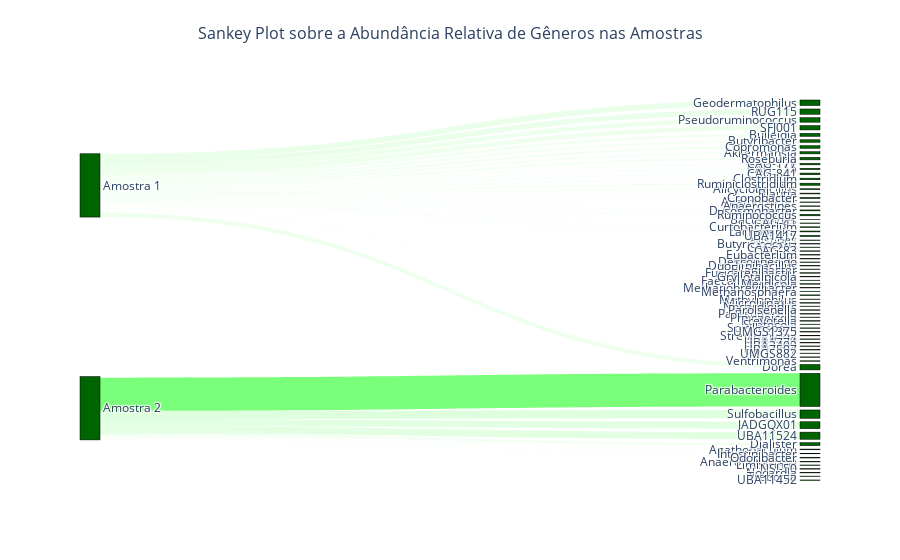

The notebook cell this image was saved under:
### Markdown cell above
## SankeyPlot

### Code cell
labels = ['Amostra 1', 'Amostra 2'] + list(genero_abundancia_relativa['Genero'].unique())
sources = []
targets = []
values = []
colors = []

color_scale = 'Blues'  

for index, row in genero_abundancia_relativa.iterrows():
    for i, amostra in enumerate(['Amostra 1 (%)', 'Amostra 2 (%)']):
        if row[amostra] > 0:
            sources.append(i) 
            targets.append(labels.index(row['Genero']) + 2) 
            values.append(row[amostra])
            colors.append(row[amostra])

fig3 = go.Figure(go.Sankey(
    node=dict(
        pad=15,
        thickness=20,
        line=dict(color="black", width=0.5),
        label=labels,
        color="darkgreen",
        hovertemplate=('Gênero: ' + '%{label} <br>' + 'Abundância Relativa: %{value:.2f}%'),
        hoverlabel=dict(namelength=0)
    ),
    link=dict(
        source=sources,
        target=targets,
        value=values,
        color=["rgba(0, 255, 0, {})".format(val/100) for val in colors]
    )
))

fig3.update_layout(
    title_text="Sankey Plot sobre a Abundância Relativa de Gêneros nas Amostras",
    font_size=12,
    title_font_size=16,
    title_x=0.5,  
    title_y=0.95, 
    dragmode=False,
    hovermode='closest',
    showlegend=False, 
    modebar=dict(
        remove=['zoom', 'pan', 'reset', 'zoomIn', 'zoomOut', 'hoverCompare', 'toggleSpikelines', 'toImage']
    ) 
)

fig3.show()

fig3.write_html("./resultados/sankey.html")
# fig3.write_image("./resultados/hsankey.png") #Caso queira salvar o gráfico de forma não interativa

### Figure 1 — Plotly figure (JSON) as saved in the notebook; plotly's stock layout.template omitted (floating-point values rounded to 4 significant figures)
{"data": [{"link": {"color": ["rgba(0, 255, 0, 0.008)", "rgba(0, 255, 0, 0.011699999999999999)", "rgba(0, 255, 0, 0.0335)", "rgba(0, 255, 0, 0.0148)", "rgba(0, 255, 0, 0.0019)", "rgba(0, 255, 0, 0.0021)", "rgba(0, 255, 0, 0.0095)", "rgba(0, 255, 0, 0.0049)", "rgba(0, 255, 0, 0.013300000000000001)", "rgba(0, 255, 0, 0.0472)", "rgba(0, 255, 0, 0.039599999999999996)", "rgba(0, 255, 0, 0.0019)", "rgba(0, 255, 0, 0.0217)", "rgba(0, 255, 0, 0.024700000000000003)", "rgba(0, 255, 0, 0.0049)", "rgba(0, 255, 0, 0.006500000000000001)", "rgba(0, 255, 0, 0.0038)", "rgba(0, 255, 0, 0.0263)", "rgba(0, 255, 0, 0.025099999999999997)", "rgba(0, 255, 0, 0.0011)", "rgba(0, 255, 0, 0.0415)", "rgba(0, 255, 0, 0.0183)", "rgba(0, 255, 0, 0.012199999999999999)", "rgba(0, 255, 0, 0.0011)", "rgba(0, 255, 0, 0.047)", "rgba(0, 255, 0, 0.067)", "rgba(0, 255, 0, 0.018500000000000003)", "rgba(0, 255, 0, 0.0027)", "rgba(0, 255, 0, 0.0152)", "rgba(0, 255, 0, 0.0034000000000000002)", "rgba(0, 255, 0, 0.0091)", "rgba(0, 255, 0, 0.0015)", "rgba(0, 255, 0, 0.0042)", "rgba(0, 255, 0, 0.08789999999999999)", "rgba(0, 255, 0, 0.005699999999999999)", "rgba(0, 255, 0, 0.0089)", "rgba(0, 255, 0, 0.1097)", "rgba(0, 255, 0, 0.0141)", "rgba(0, 255, 0, 0.0034000000000000002)", "rgba(0, 255, 0, 0.0053)", "rgba(0, 255, 0, 0.0053)", "rgba(0, 255, 0, 0.0038)", "rgba(0, 255, 0, 0.0023)", "rgba(0, 255, 0, 0.0015)", "rgba(0, 255, 0, 0.0055000000000000005)", "rgba(0, 255, 0, 0.0048)", "rgba(0, 255, 0, 0.003)", "rgba(0, 255, 0, 0.0123)", "rgba(0, 255, 0, 0.5245000000000001)", "rgba(0, 255, 0, 0.0011)", "rgba(0, 255, 0, 0.0060999999999999995)", "rgba(0, 255, 0, 0.0023)", "rgba(0, 255, 0, 0.0015)", "rgba(0, 255, 0, 0.0712)", "rgba(0, 255, 0, 0.083)", "rgba(0, 255, 0, 0.0407)", "rgba(0, 255, 0, 0.0339)", "rgba(0, 255, 0, 0.024)", "rgba(0, 255, 0, 0.0681)", "rgba(0, 255, 0, 0.0046)", "rgba(0, 255, 0, 0.0034000000000000002)", "rgba(0, 255, 0, 0.0023)", "rgba(0, 255, 0, 0.132)", "rgba(0, 255, 0, 0.006500000000000001)", "rgba(0, 255, 0, 0.0007000000000000001)", "rgba(0, 255, 0, 0.1124)", "rgba(0, 255, 0, 0.0019)", "rgba(0, 255, 0, 0.019799999999999998)", "rgba(0, 255, 0, 0.0015)", "rgba(0, 255, 0, 0.0019)", "rgba(0, 255, 0, 0.003)", "rgba(0, 255, 0, 0.0060999999999999995)", "rgba(0, 255, 0, 0.0053)", "rgba(0, 255, 0, 0.0042)", "rgba(0, 255, 0, 0.012199999999999999)", "rgba(0, 255, 0, 0.0076)"], "source": [0, 1, 0, 0, 0, 1, 0, 0, 0, 0, 0, 0, 0, 0, 0, 0, 0, 0, 0, 0, 0, 0, 0, 0, 1, 0, 1, 0, 0, 0, 0, 0, 0, 0, 0, 1, 1, 0, 1, 0, 0, 0, 0, 0, 1, 1, 0, 1, 1, 0, 0, 0, 0, 0, 0, 0, 0, 0, 0, 0, 0, 0, 1, 1, 1, 1, 0, 0, 0, 0, 0, 0, 0, 0, 0, 0], "target": [4, 5, 6, 7, 8, 9, 10, 11, 12, 13, 14, 15, 16, 17, 18, 19, 20, 21, 22, 23, 24, 25, 26, 27, 28, 29, 29, 30, 31, 32, 33, 34, 35, 36, 37, 38, 39, 40, 41, 42, 43, 44, 45, 46, 47, 48, 49, 50, 51, 52, 53, 54, 55, 56, 57, 58, 59, 60, 61, 62, 63, 64, 65, 66, 67, 68, 69, 70, 71, 72, 73, 74, 75, 76, 77, 78], "value": [0.8, 1.17, 3.35, 1.48, 0.19, 0.21, 0.95, 0.49, 1.33, 4.72, 3.96, 0.19, 2.17, 2.47, 0.49, 0.65, 0.38, 2.63, 2.51, 0.11, 4.15, 1.83, 1.22, 0.11, 4.7, 6.7, 1.85, 0.27, 1.52, 0.34, 0.91, 0.15, 0.42, 8.79, 0.57, 0.89, 10.97, 1.41, 0.34, 0.53, 0.53, 0.38, 0.23, 0.15, 0.55, 0.48, 0.3, 1.23, 52.45, 0.11, 0.61, 0.23, 0.15, 7.12, 8.3, 4.07, 3.39, 2.4, 6.81, 0.46, 0.34, 0.23, 13.2, 0.65, 0.07, 11.24, 0.19, 1.98, 0.15, 0.19, 0.3, 0.61, 0.53, 0.42, 1.22, 0.76]}, "node": {"color": "darkgreen", "hoverlabel": {"namelength": 0}, "hovertemplate": "Gênero: %{label} <br>Abundância Relativa: %{value:.2f}%", "label": ["Amostra 1", "Amostra 2", "Acetatifactor", "Actinopolyspora", "Agathobacter", "Agathobaculum", "Akkermansia", "Alicyclobacillus", "Alistipes", "Anaerobutyricum", "Anaerostipes", "Bacteroides", "Blautia", "Bulleidia", "Butyribacter", "Butyricicoccus", "CAG-115", "CAG-177", "CAG-217", "CAG-41", "CAG-83", "CAG-841", "Clostridium", "Coprococcus", "Copromonas", "Cronobacter", "Curtobacterium", "Desconhecido", "Dialister", "Dorea", "Duodenibacillus", "Dysosmobacter", "Ellagibacter", "Eubacterium", "Faecalibacterium", "Fusicatenibacter", "Geodermatophilus", "Gryllotalpicola", "Intestinibacter", "JADGQX01", "Lachnospira", "Limivicinus", "Merdicola", "Methanobrevibacter", "Methanosphaera", "Methylophilus", "Microlunatus", "NSJ-50", "Nocardia", "Nocardioides", "Odoribacter", "Parabacteroides", "Parasutterella", "Parolsenella", "Phocaeicola", "Prevotella", "Pseudoruminococcus", "RUG115", "Roseburia", "Ruminiclostridium", "Ruminococcus", "SFJ001", "Scatocola", "Spirillospora", "Streptomyces", "Sulfobacillus", "Trebonia", "UBA11452", "UBA11524", "UBA1394", "UBA1417", "UBA1774", "UBA3402", "UBA7597", "UMGS1375", "UMGS882", "Ventrimonas"], "line": {"color": "black", "width": 0.5}, "pad": 15, "thickness": 20}, "type": "sankey"}], "layout": {"dragmode": false, "font": {"size": 12}, "hovermode": "closest", "modebar": {"remove": ["zoom", "pan", "reset", "zoomIn", "zoomOut", "hoverCompare", "toggleSpikelines", "toImage"]}, "showlegend": false, "title": {"font": {"size": 16}, "text": "Sankey Plot sobre a Abundância Relativa de Gêneros nas Amostras", "x": 0.5, "y": 0.95}}}
